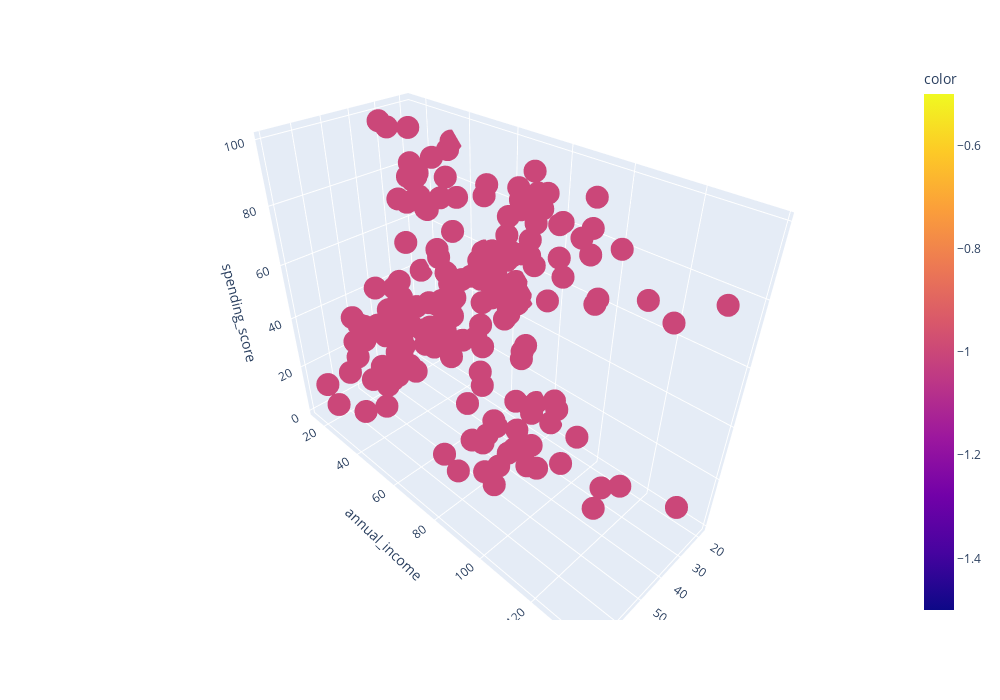

Notebook cell for this chart:
### Code cell
# импортируем DBSCAN кластеризацию
from sklearn.cluster import DBSCAN

#запускаем кластеризацию на наших данных
clustering = DBSCAN().fit(X)

# Далее можно визуализировать результаты, как мы делали с алгоритмом k-means
get_3d_visualization(df, clustering.labels_)

### Figure 1 — Plotly figure (JSON) as saved in the notebook; plotly's stock layout.template omitted (floating-point values rounded to 4 significant figures; data arrays with more than 128 entries replaced by an {"elided": "..."} marker saying what was removed)
{"data": [{"hovertemplate": "age=%{x}<br>annual_income=%{y}<br>spending_score=%{z}<br>color=%{marker.color}<extra></extra>", "legendgroup": "", "marker": {"color": {"elided": "200 int values"}, "coloraxis": "coloraxis", "symbol": "circle"}, "mode": "markers", "name": "", "scene": "scene", "showlegend": false, "type": "scatter3d", "x": {"elided": "200 int values"}, "y": {"elided": "200 int values"}, "z": {"elided": "200 int values"}}], "layout": {"coloraxis": {"colorbar": {"title": {"text": "color"}}, "colorscale": [[0, "#0d0887"], [0.1111, "#46039f"], [0.2222, "#7201a8"], [0.3333, "#9c179e"], [0.4444, "#bd3786"], [0.5556, "#d8576b"], [0.6667, "#ed7953"], [0.7778, "#fb9f3a"], [0.8889, "#fdca26"], [1, "#f0f921"]]}, "height": 700, "legend": {"tracegroupgap": 0}, "margin": {"t": 60}, "scene": {"domain": {"x": [0, 1], "y": [0, 1]}, "xaxis": {"title": {"text": "age"}}, "yaxis": {"title": {"text": "annual_income"}}, "zaxis": {"title": {"text": "spending_score"}}}, "width": 1000}}
